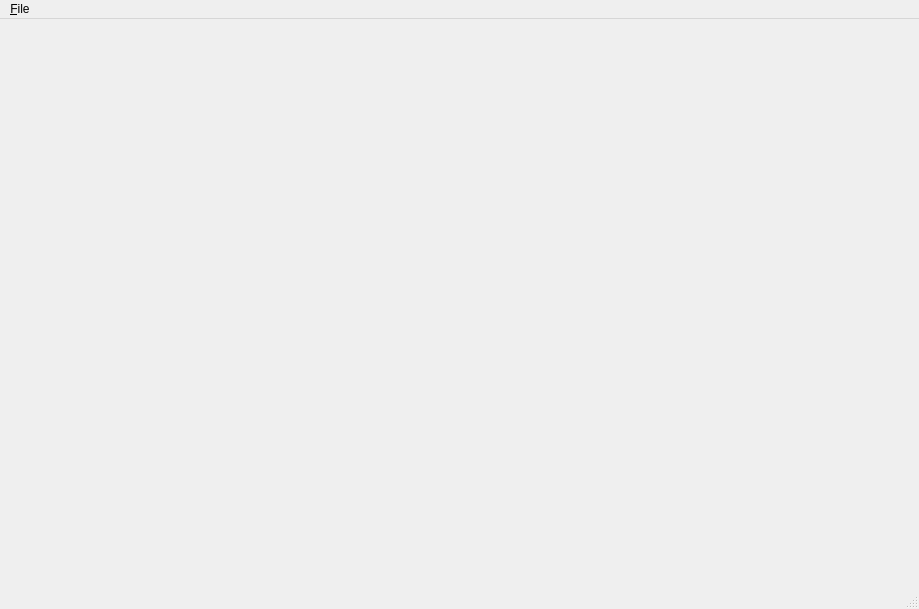
<?xml version="1.0" encoding="UTF-8"?>
<ui version="4.0">
 <class>ViewerBase</class>
 <widget class="QMainWindow" name="ViewerBase">
  <property name="geometry">
   <rect>
    <x>0</x>
    <y>0</y>
    <width>919</width>
    <height>609</height>
   </rect>
  </property>
  <property name="windowTitle">
   <string>MainWindow</string>
  </property>
  <widget class="QWidget" name="centralwidget"/>
  <widget class="QMenuBar" name="menubar">
   <property name="geometry">
    <rect>
     <x>0</x>
     <y>0</y>
     <width>919</width>
     <height>21</height>
    </rect>
   </property>
   <widget class="QMenu" name="menu_File">
    <property name="title">
     <string>&amp;File</string>
    </property>
    <addaction name="actionExport"/>
    <addaction name="action_Print"/>
    <addaction name="separator"/>
    <addaction name="action_Close"/>
   </widget>
   <addaction name="menu_File"/>
  </widget>
  <widget class="QStatusBar" name="statusbar"/>
  <action name="action_Print">
   <property name="enabled">
    <bool>false</bool>
   </property>
   <property name="text">
    <string>&amp;Print...</string>
   </property>
  </action>
  <action name="action_Close">
   <property name="text">
    <string>&amp;Close</string>
   </property>
  </action>
  <action name="actionExport">
   <property name="enabled">
    <bool>false</bool>
   </property>
   <property name="text">
    <string>&amp;Export...</string>
   </property>
  </action>
 </widget>
 <resources/>
 <connections/>
</ui>
